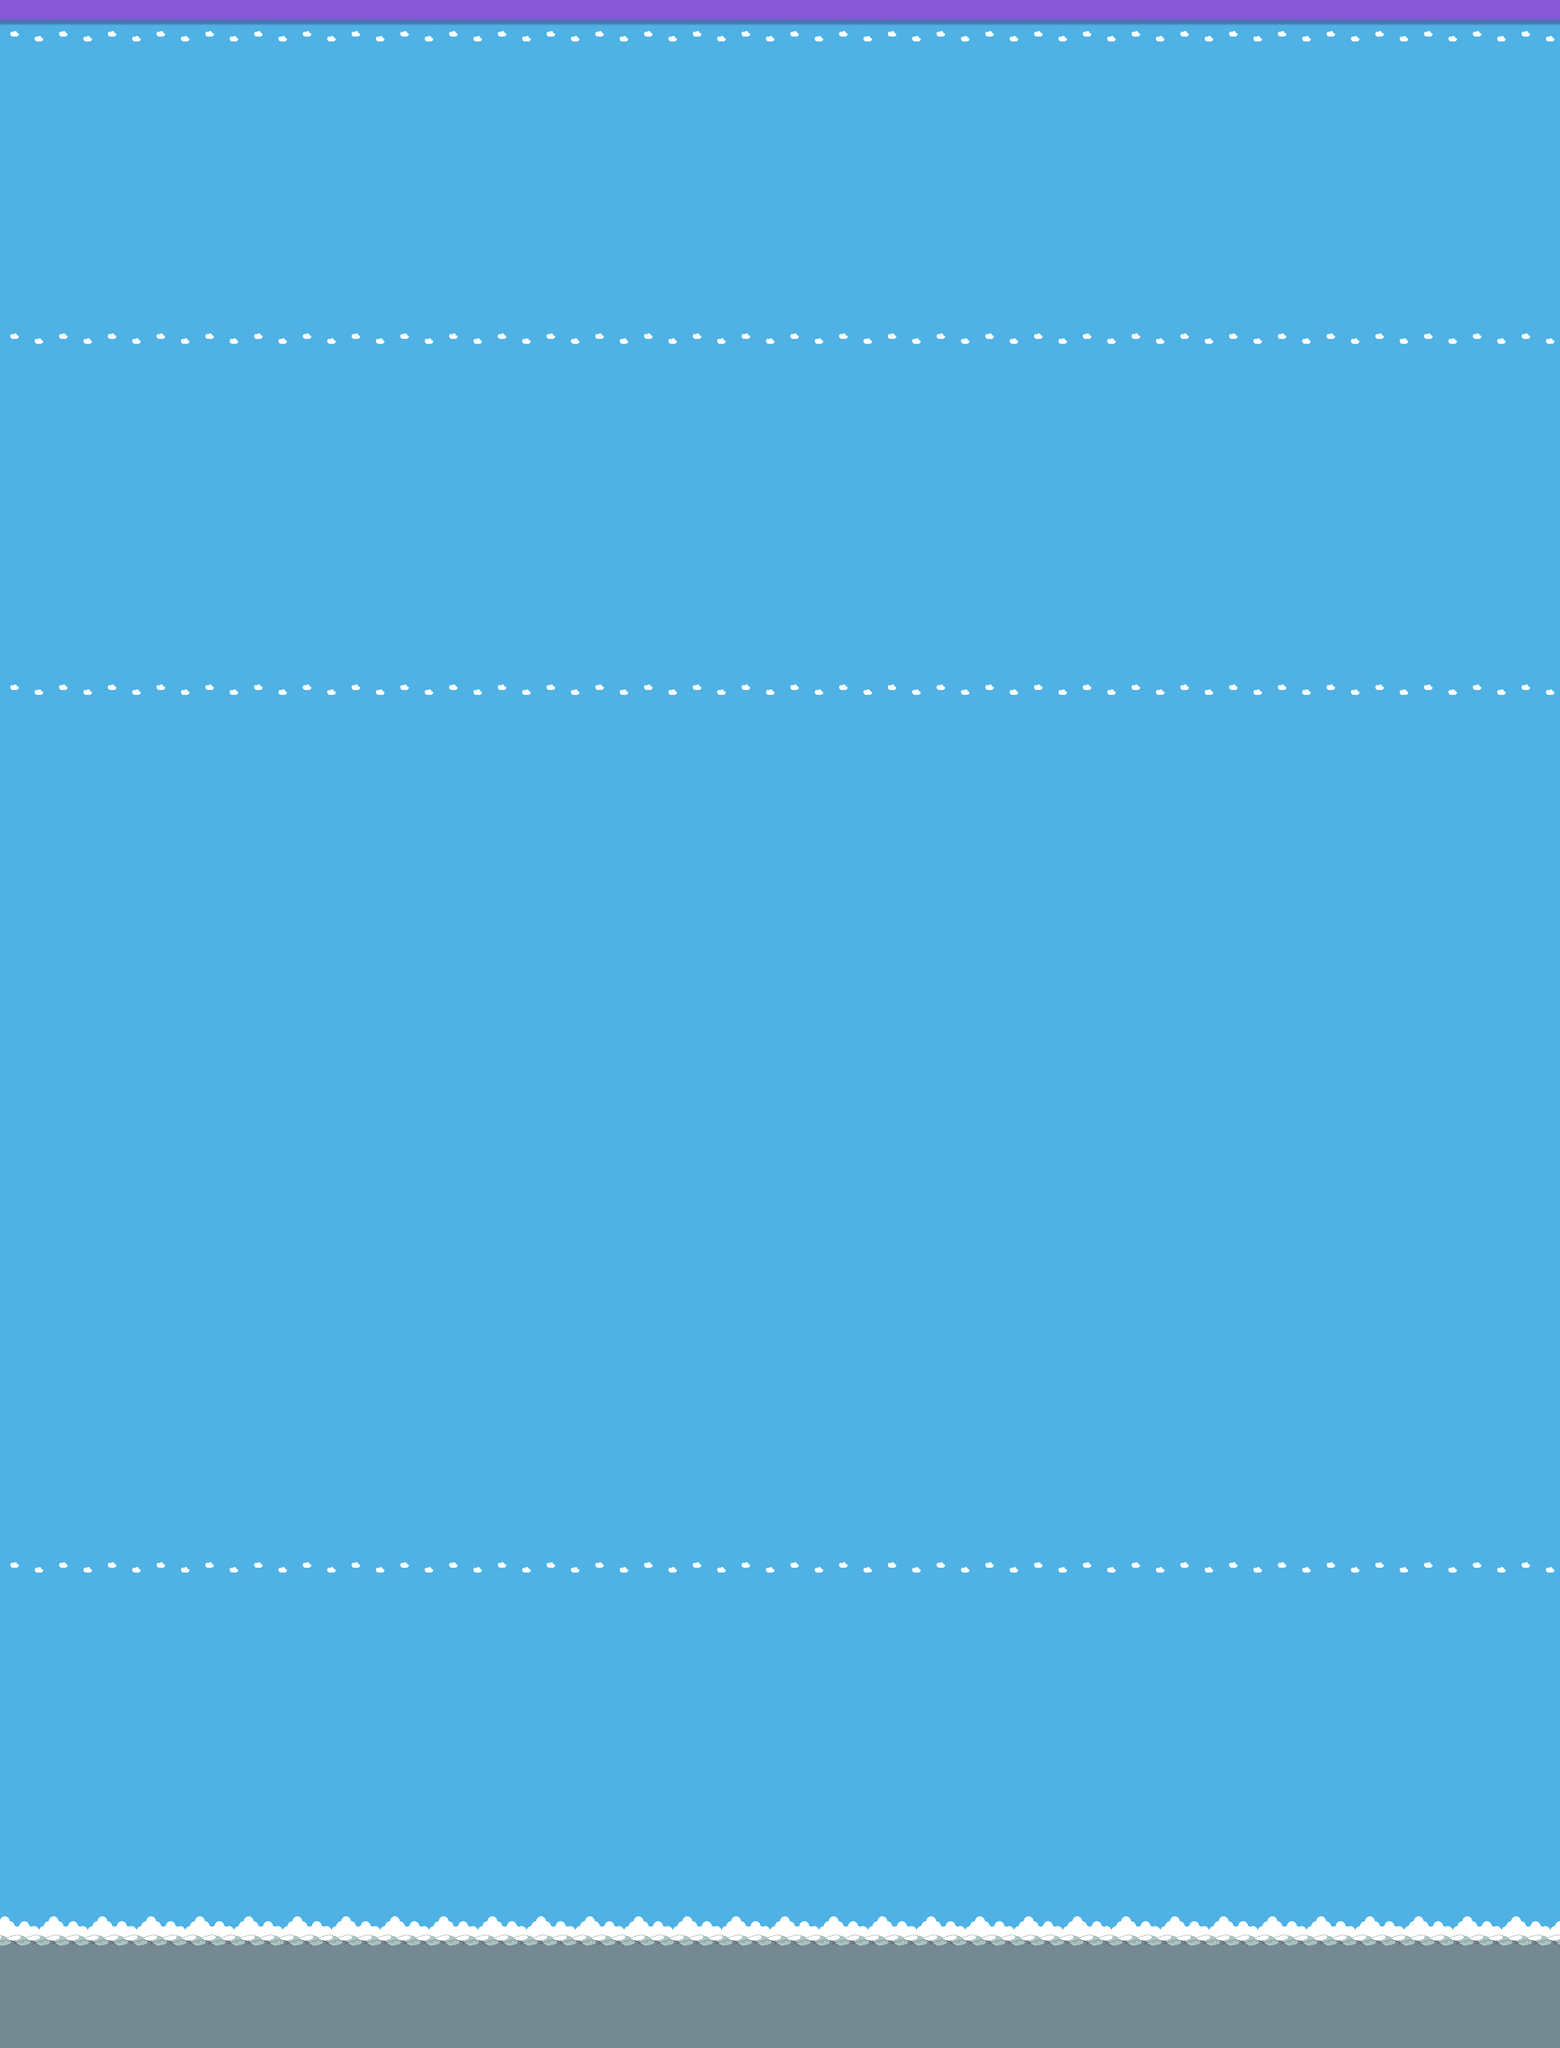

Rendered tile map (Tiled .tmx) drawn with the repository's tilesets; below, a short description and the map source with its tile grids summarised:
An orthogonal 160x210 tile map with 16x16 px tiles, 1 tile layer (Farground).

<map version="1.5" tiledversion="1.7.2" orientation="orthogonal" renderorder="right-down" width="160" height="210" tilewidth="16" tileheight="16" infinite="0" nextlayerid="2" nextobjectid="1">
 <tileset firstgid="1" name="arcade_platformerV2" tilewidth="16" tileheight="16" tilecount="440" columns="22">
  <image source="../graphics/arcade_platformerV2.png" trans="8658d6" width="352" height="320" />
 </tileset>
 <layer id="1" name="Farground" width="160" height="210">
  <data>[33600 cells, 33600 non-empty, 72 distinct tile ids]</data>
 </layer>
</map>